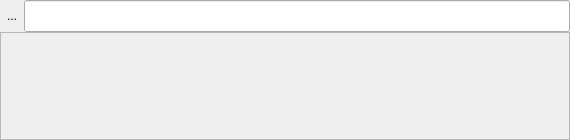
<?xml version="1.0" encoding="UTF-8"?>
<ui version="4.0">
 <class>Form</class>
 <widget class="QWidget" name="Form">
  <property name="geometry">
   <rect>
    <x>0</x>
    <y>0</y>
    <width>570</width>
    <height>140</height>
   </rect>
  </property>
  <property name="minimumSize">
   <size>
    <width>570</width>
    <height>140</height>
   </size>
  </property>
  <property name="windowTitle">
   <string>Form</string>
  </property>
  <layout class="QGridLayout" name="gridLayout">
   <property name="margin">
    <number>0</number>
   </property>
   <property name="spacing">
    <number>0</number>
   </property>
   <item row="0" column="2">
    <widget class="XLineEdit" name="uiNameTXT">
     <property name="minimumSize">
      <size>
       <width>0</width>
       <height>32</height>
      </size>
     </property>
     <property name="x_hint" stdset="0">
      <string>custom compound</string>
     </property>
    </widget>
   </item>
   <item row="1" column="0" colspan="4">
    <widget class="QScrollArea" name="uiQueryAREA">
     <property name="widgetResizable">
      <bool>true</bool>
     </property>
     <widget class="QWidget" name="scrollAreaWidgetContents">
      <property name="geometry">
       <rect>
        <x>0</x>
        <y>0</y>
        <width>568</width>
        <height>106</height>
       </rect>
      </property>
     </widget>
    </widget>
   </item>
   <item row="0" column="1">
    <widget class="QToolButton" name="uiBackBTN">
     <property name="toolTip">
      <string>&lt;html&gt;&lt;head/&gt;&lt;body&gt;&lt;p&gt;Go Back&lt;/p&gt;&lt;/body&gt;&lt;/html&gt;</string>
     </property>
     <property name="text">
      <string>...</string>
     </property>
     <property name="icon">
      <iconset>
       <normaloff>../../../resources/default/img/query/back.png</normaloff>../../../resources/default/img/query/back.png</iconset>
     </property>
     <property name="iconSize">
      <size>
       <width>24</width>
       <height>24</height>
      </size>
     </property>
     <property name="autoRaise">
      <bool>true</bool>
     </property>
    </widget>
   </item>
  </layout>
 </widget>
 <customwidgets>
  <customwidget>
   <class>XLineEdit</class>
   <extends>QLineEdit</extends>
   <header>projexui.widgets.xlineedit</header>
  </customwidget>
 </customwidgets>
 <resources/>
 <connections/>
</ui>
